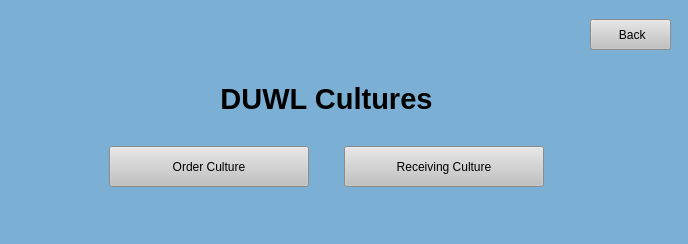
<?xml version="1.0" encoding="UTF-8"?>
<ui version="4.0">
 <class>MainWindow</class>
 <widget class="QMainWindow" name="MainWindow">
  <property name="geometry">
   <rect>
    <x>0</x>
    <y>0</y>
    <width>688</width>
    <height>244</height>
   </rect>
  </property>
  <property name="sizePolicy">
   <sizepolicy hsizetype="Fixed" vsizetype="Fixed">
    <horstretch>0</horstretch>
    <verstretch>0</verstretch>
   </sizepolicy>
  </property>
  <property name="minimumSize">
   <size>
    <width>0</width>
    <height>0</height>
   </size>
  </property>
  <property name="windowTitle">
   <string>MainWindow</string>
  </property>
  <property name="styleSheet">
   <string notr="true">background-color: rgb(123, 175, 212);</string>
  </property>
  <widget class="QWidget" name="centralwidget">
   <layout class="QGridLayout" name="gridLayout">
    <item row="1" column="3">
     <spacer name="horizontalSpacer_6">
      <property name="orientation">
       <enum>Qt::Horizontal</enum>
      </property>
      <property name="sizeType">
       <enum>QSizePolicy::Minimum</enum>
      </property>
      <property name="sizeHint" stdset="0">
       <size>
        <width>8</width>
        <height>5</height>
       </size>
      </property>
     </spacer>
    </item>
    <item row="1" column="1">
     <spacer name="horizontalSpacer">
      <property name="orientation">
       <enum>Qt::Horizontal</enum>
      </property>
      <property name="sizeType">
       <enum>QSizePolicy::MinimumExpanding</enum>
      </property>
      <property name="sizeHint" stdset="0">
       <size>
        <width>0</width>
        <height>20</height>
       </size>
      </property>
     </spacer>
    </item>
    <item row="1" column="2" alignment="Qt::AlignHCenter|Qt::AlignVCenter">
     <widget class="QPushButton" name="back">
      <property name="minimumSize">
       <size>
        <width>81</width>
        <height>31</height>
       </size>
      </property>
      <property name="maximumSize">
       <size>
        <width>81</width>
        <height>31</height>
       </size>
      </property>
      <property name="cursor">
       <cursorShape>PointingHandCursor</cursorShape>
      </property>
      <property name="styleSheet">
       <string notr="true">QPushButton:hover {
	 background-color: rgb(210, 210, 210);
}

QPushButton {
	background-color: rgb(193, 193, 193);
}</string>
      </property>
      <property name="text">
       <string> Back</string>
      </property>
     </widget>
    </item>
    <item row="3" column="1">
     <layout class="QVBoxLayout" name="verticalLayout" stretch="0,0,0">
      <property name="spacing">
       <number>0</number>
      </property>
      <property name="topMargin">
       <number>0</number>
      </property>
      <property name="bottomMargin">
       <number>0</number>
      </property>
      <item>
       <widget class="QLabel" name="label">
        <property name="text">
         <string>&lt;html&gt;&lt;head/&gt;&lt;body&gt;&lt;p align=&quot;center&quot;&gt;&lt;span style=&quot; font-size:22pt; font-weight:600;&quot;&gt;DUWL Cultures&lt;/span&gt;&lt;/p&gt;&lt;/body&gt;&lt;/html&gt;</string>
        </property>
       </widget>
      </item>
      <item>
       <spacer name="verticalSpacer">
        <property name="orientation">
         <enum>Qt::Vertical</enum>
        </property>
        <property name="sizeType">
         <enum>QSizePolicy::Minimum</enum>
        </property>
        <property name="sizeHint" stdset="0">
         <size>
          <width>20</width>
          <height>30</height>
         </size>
        </property>
       </spacer>
      </item>
      <item>
       <layout class="QGridLayout" name="gridLayout_2">
        <property name="topMargin">
         <number>0</number>
        </property>
        <item row="0" column="1" alignment="Qt::AlignRight|Qt::AlignVCenter">
         <widget class="QPushButton" name="orderCulture">
          <property name="minimumSize">
           <size>
            <width>200</width>
            <height>41</height>
           </size>
          </property>
          <property name="maximumSize">
           <size>
            <width>221</width>
            <height>41</height>
           </size>
          </property>
          <property name="cursor">
           <cursorShape>PointingHandCursor</cursorShape>
          </property>
          <property name="styleSheet">
           <string notr="true">QPushButton:hover {
	 background-color: rgb(210, 210, 210);
}

QPushButton {
	background-color: rgb(193, 193, 193);
}</string>
          </property>
          <property name="text">
           <string>Order Culture</string>
          </property>
         </widget>
        </item>
        <item row="0" column="4">
         <spacer name="horizontalSpacer_3">
          <property name="orientation">
           <enum>Qt::Horizontal</enum>
          </property>
          <property name="sizeHint" stdset="0">
           <size>
            <width>20</width>
            <height>20</height>
           </size>
          </property>
         </spacer>
        </item>
        <item row="0" column="2">
         <spacer name="horizontalSpacer_5">
          <property name="orientation">
           <enum>Qt::Horizontal</enum>
          </property>
          <property name="sizeType">
           <enum>QSizePolicy::Minimum</enum>
          </property>
          <property name="sizeHint" stdset="0">
           <size>
            <width>35</width>
            <height>15</height>
           </size>
          </property>
         </spacer>
        </item>
        <item row="0" column="3" alignment="Qt::AlignLeft">
         <widget class="QPushButton" name="receivingCulture">
          <property name="minimumSize">
           <size>
            <width>200</width>
            <height>41</height>
           </size>
          </property>
          <property name="maximumSize">
           <size>
            <width>221</width>
            <height>41</height>
           </size>
          </property>
          <property name="cursor">
           <cursorShape>PointingHandCursor</cursorShape>
          </property>
          <property name="styleSheet">
           <string notr="true">QPushButton:hover {
	 background-color: rgb(210, 210, 210);
}

QPushButton {
	background-color: rgb(193, 193, 193);
}</string>
          </property>
          <property name="text">
           <string>Receiving Culture</string>
          </property>
         </widget>
        </item>
        <item row="0" column="0">
         <spacer name="horizontalSpacer_2">
          <property name="orientation">
           <enum>Qt::Horizontal</enum>
          </property>
          <property name="sizeHint" stdset="0">
           <size>
            <width>20</width>
            <height>20</height>
           </size>
          </property>
         </spacer>
        </item>
       </layout>
      </item>
     </layout>
    </item>
    <item row="3" column="0">
     <spacer name="horizontalSpacer_4">
      <property name="orientation">
       <enum>Qt::Horizontal</enum>
      </property>
      <property name="sizeType">
       <enum>QSizePolicy::Minimum</enum>
      </property>
      <property name="sizeHint" stdset="0">
       <size>
        <width>60</width>
        <height>20</height>
       </size>
      </property>
     </spacer>
    </item>
    <item row="10" column="1">
     <spacer name="verticalSpacer_2">
      <property name="orientation">
       <enum>Qt::Vertical</enum>
      </property>
      <property name="sizeType">
       <enum>QSizePolicy::MinimumExpanding</enum>
      </property>
      <property name="sizeHint" stdset="0">
       <size>
        <width>10</width>
        <height>0</height>
       </size>
      </property>
     </spacer>
    </item>
    <item row="2" column="1">
     <spacer name="verticalSpacer_3">
      <property name="orientation">
       <enum>Qt::Vertical</enum>
      </property>
      <property name="sizeType">
       <enum>QSizePolicy::MinimumExpanding</enum>
      </property>
      <property name="sizeHint" stdset="0">
       <size>
        <width>10</width>
        <height>10</height>
       </size>
      </property>
     </spacer>
    </item>
    <item row="0" column="2">
     <spacer name="verticalSpacer_5">
      <property name="orientation">
       <enum>Qt::Vertical</enum>
      </property>
      <property name="sizeType">
       <enum>QSizePolicy::Minimum</enum>
      </property>
      <property name="sizeHint" stdset="0">
       <size>
        <width>5</width>
        <height>10</height>
       </size>
      </property>
     </spacer>
    </item>
   </layout>
  </widget>
  <widget class="QMenuBar" name="menubar">
   <property name="geometry">
    <rect>
     <x>0</x>
     <y>0</y>
     <width>688</width>
     <height>21</height>
    </rect>
   </property>
  </widget>
  <widget class="QStatusBar" name="statusbar"/>
 </widget>
 <tabstops>
  <tabstop>orderCulture</tabstop>
  <tabstop>receivingCulture</tabstop>
  <tabstop>back</tabstop>
 </tabstops>
 <resources/>
 <connections/>
</ui>
